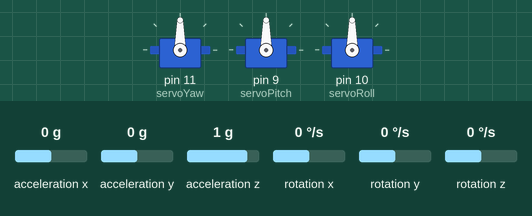
This sketch was run on a simulated Arduino Uno, built for the host (arithmetic inside an expression is 32-bit, double 64-bit). Parts: 3 × servo. Inputs (shaded band) come from the test bench; at power-on: acceleration x 0 g, rotation z 0 °/s, acceleration y 0 g, acceleration z 1 g, rotation x 0 °/s, rotation y 0 °/s. The local clock reads 2024-03-15 10:24:30 at power-on unless the sketch sets it; storage starts empty; what the sketch prints to the serial monitor is not drawn.

Above: at 3.6 s.
3.7 s: acceleration x set to -1.4 g
At 5.9 s:
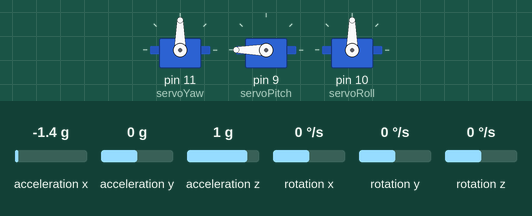
6.2 s: rotation z set to -192 °/s
At 6.65 s:
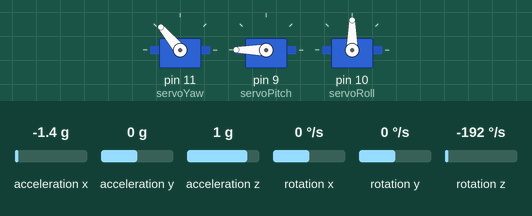
9.2 s: acceleration y set to -1.4 g
At 9.69 s:
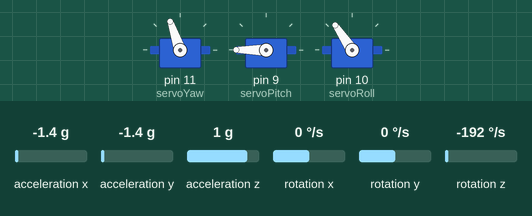
12.2 s: acceleration z set to -1.4 g
15.2 s: acceleration x set to 0 g
At 15.47 s:
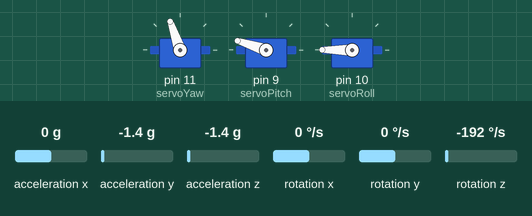
18.2 s: acceleration y set to 0 g
At 18.51 s:
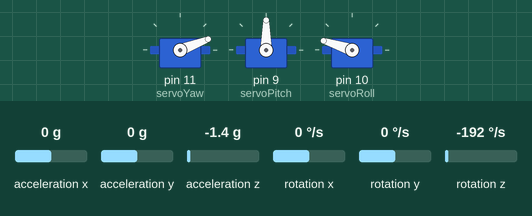
Timing chart, 0 to 22.2 s (numbered marks = the images above; inputs shaded):
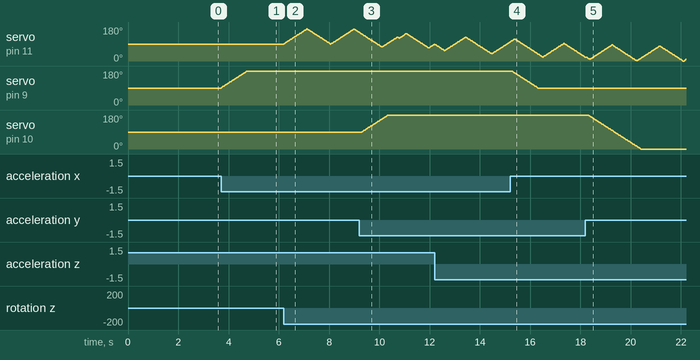

The sketch:

untested_combined_code.ino
```cpp
#include <Wire.h>
#include <Servo.h>
#include "MPU6050_6Axis_MotionApps20.h"
#include <PID_v1.h>
#include <SPI.h>
#include <SD.h>
#include <RTClib.h>
#include <MPU6050.h>

#define SD_CS 4  // Select pin for SD card module

RTC_DS3231 rtc;
MPU6050 mpu;
File dataFile;

// ----- Servo Objects -----
Servo servoYaw, servoPitch, servoRoll;

// ----- PID Variables -----
double inputYaw, outputYaw, setpointYaw = 0;
double inputPitch, outputPitch, setpointPitch = 0;
double inputRoll, outputRoll, setpointRoll = 0;

// ----- Sensor Low-Pass Filter Constants -----
const double LPF_ALPHA = 0.75;
const double LPF_ALPHA_ROLL = 0.65;

// ----- Filtered Sensor Values -----
double filteredYaw = 0, filteredPitch = 0, filteredRoll = 0;

// ----- PID Tuning Parameters -----
PID pidYaw(&inputYaw, &outputYaw, &setpointYaw, 1.5, 0.0, 0.5, DIRECT);
PID pidPitch(&inputPitch, &outputPitch, &setpointPitch, 2.5, 0.005, 0.001, DIRECT);
PID pidRoll(&inputRoll, &outputRoll, &setpointRoll, 1.5, 0.005, 0.002, DIRECT);

// ----- MPU6050 DMP Variables -----
uint8_t mpuIntStatus;
uint16_t packetSize;
uint8_t fifoBuffer[64];
Quaternion q;
VectorFloat gravity;
float ypr[3];  // [yaw, pitch, roll]

// ----- Offsets for Zeroing -----
double yawOffset = 0, pitchOffset = 0, rollOffset = 0;

// ----- Servo Limits -----
#define SERVO_MIN 0
#define SERVO_MAX 180

// ----- Incremental Servo Movement Variables -----
int currentServoYaw   = 90;
int currentServoPitch = 90;
int currentServoRoll  = 90;
const int MAX_STEP = 2;

// ----- Dynamic Yaw Drift Correction Variables -----
float dynamicDriftOffset = 0.0;
const float DRIFT_CORRECTION_FACTOR = 0.02;
float lastFilteredYaw = 0;
float yawHold = 0;

// ----- Additional Output Filtering Variables -----
const double LPF_OUTPUT_ALPHA = .98;
static double filteredOutputYaw = 0, filteredOutputPitch = 0, filteredOutputRoll = 0;

int updateServoPos(int currentPos, int targetPos, int step) {
  if (abs(targetPos - currentPos) <= step)
    return targetPos;
  else if (targetPos > currentPos)
    return currentPos + step;
  else
    return currentPos - step;
}

void setup() {
  Serial.begin(115200);
  Wire.begin();

  if (!rtc.begin()) {
    Serial.println("Couldn't find RTC");
    while (1);
  }

  if (!SD.begin(SD_CS)) {
    Serial.println("SD Card initialization failed!");
    while (1);
  }
  Serial.println("SD Card initialized.");

  Serial.println("Initializing MPU6050...");
  mpu.initialize();
  if (!mpu.testConnection()) {
    Serial.println("MPU6050 connection failed!");
    while (1);
  }

  Serial.println("Enabling DMP...");
  mpu.dmpInitialize();
  mpu.setDMPEnabled(true);
  mpuIntStatus = mpu.getIntStatus();
  packetSize = mpu.dmpGetFIFOPacketSize();
  Serial.println("MPU6050 Ready");

  delay(1000);

  const int NUM_SAMPLES = 50;
  double sumYaw = 0, sumPitch = 0, sumRoll = 0;
  int validSamples = 0;
  for (int i = 0; i < NUM_SAMPLES; i++) {
    if ((mpuIntStatus & 0x10) || mpu.getFIFOCount() >= 1024) {
      mpu.resetFIFO();
      Serial.println("FIFO Overflow during calibration! Resetting...");
      continue;
    }
    while (mpu.getFIFOCount() < packetSize) {
      delay(5);
    }
    mpu.getFIFOBytes(fifoBuffer, packetSize);
    mpu.dmpGetQuaternion(&q, fifoBuffer);
    mpu.dmpGetGravity(&gravity, &q);
    mpu.dmpGetYawPitchRoll(ypr, &q, &gravity);
    sumYaw   += ypr[0] * 180.0 / M_PI;
    sumPitch += ypr[1] * 180.0 / M_PI;
    sumRoll  += ypr[2] * 180.0 / M_PI;
    validSamples++;
    delay(10);
  }
  if (validSamples > 0) {
    yawOffset   = sumYaw / validSamples;
    pitchOffset = sumPitch / validSamples;
    rollOffset  = sumRoll / validSamples;
  }
  Serial.print("Offsets -> Yaw: "); Serial.print(yawOffset);
  Serial.print(", Pitch: "); Serial.print(pitchOffset);
  Serial.print(", Roll: "); Serial.println(rollOffset);

  servoYaw.attach(11);
  servoPitch.attach(9);
  servoRoll.attach(10);

  pidYaw.SetMode(AUTOMATIC);
  pidPitch.SetMode(AUTOMATIC);
  pidRoll.SetMode(AUTOMATIC);

  pidYaw.SetOutputLimits(-60, 60);
  pidPitch.SetOutputLimits(-60, 60);
  pidRoll.SetOutputLimits(-60, 60);

  servoYaw.write(currentServoYaw);
  servoPitch.write(currentServoPitch);
  servoRoll.write(currentServoRoll);

  yawHold = 0;
}

void loop() {
  int16_t ax, ay, az;
  mpu.getAcceleration(&ax, &ay, &az);
  DateTime now = rtc.now();

  dataFile = SD.open("log.txt", FILE_WRITE);
  if (dataFile) {
    dataFile.print(now.year()); dataFile.print("/");
    dataFile.print(now.month()); dataFile.print("/");
    dataFile.print(now.day()); dataFile.print(" ");
    dataFile.print(now.hour()); dataFile.print(":");
    dataFile.print(now.minute()); dataFile.print(":");
    dataFile.print(now.second()); dataFile.print(", ");
    dataFile.print(ax); dataFile.print(", ");
    dataFile.print(ay); dataFile.print(", ");
    dataFile.print(az); dataFile.print(", ");
    dataFile.print(filteredYaw); dataFile.print(", ");
    dataFile.print(filteredPitch); dataFile.print(", ");
    dataFile.print(filteredRoll); dataFile.print(", ");
    dataFile.print(currentServoYaw); dataFile.print(", ");
    dataFile.print(currentServoPitch); dataFile.print(", ");
    dataFile.print(currentServoRoll); dataFile.print(", ");
    dataFile.print(outputYaw); dataFile.print(", ");
    dataFile.print(outputPitch); dataFile.print(", ");
    dataFile.println(outputRoll);
    dataFile.close();
  }

  if ((mpuIntStatus & 0x10) || mpu.getFIFOCount() >= 1024) {
    mpu.resetFIFO();
    Serial.println("FIFO Overflow! Resetting...");
    return;
  }

  if (mpu.getFIFOCount() >= packetSize) {
    mpu.getFIFOBytes(fifoBuffer, packetSize);
    mpu.dmpGetQuaternion(&q, fifoBuffer);
    mpu.dmpGetGravity(&gravity, &q);
    mpu.dmpGetYawPitchRoll(ypr, &q, &gravity);

    double rawYaw   = (ypr[0] * 180.0 / M_PI) - yawOffset;
    double rawPitch = (ypr[1] * 180.0 / M_PI) - pitchOffset;
    double rawRoll  = (ypr[2] * 180.0 / M_PI) - rollOffset;

    filteredYaw   = LPF_ALPHA * rawYaw   + (1 - LPF_ALPHA) * filteredYaw;
    filteredPitch = LPF_ALPHA * rawPitch + (1 - LPF_ALPHA) * filteredPitch;
    filteredRoll  = LPF_ALPHA_ROLL * rawRoll + (1 - LPF_ALPHA_ROLL) * filteredRoll;

    float yawRate = abs(filteredYaw - lastFilteredYaw);
    lastFilteredYaw = filteredYaw;

    if (yawRate < 1.0) {
      dynamicDriftOffset = (1 - DRIFT_CORRECTION_FACTOR) * dynamicDriftOffset +
                           DRIFT_CORRECTION_FACTOR * filteredYaw;
    }
    float correctedYaw = filteredYaw - dynamicDriftOffset;

    if (yawRate > 2.0) {
      int targetYawPos = constrain(map(correctedYaw, -60, 60, SERVO_MIN, SERVO_MAX), SERVO_MIN, SERVO_MAX);
      currentServoYaw = updateServoPos(currentServoYaw, targetYawPos, MAX_STEP);
    } else {
      yawHold = correctedYaw;
      inputYaw = correctedYaw - yawHold;
      pidYaw.Compute();
      filteredOutputYaw = LPF_OUTPUT_ALPHA * outputYaw + (1 - LPF_OUTPUT_ALPHA) * filteredOutputYaw;
      const double DEAD_BAND = 14.0;
      if (abs(filteredOutputYaw) < DEAD_BAND)
        filteredOutputYaw = 0;
      int targetYawPos = constrain(map(filteredOutputYaw, -60, 60, SERVO_MIN, SERVO_MAX), SERVO_MIN, SERVO_MAX);
      currentServoYaw = updateServoPos(currentServoYaw, targetYawPos, MAX_STEP);
    }

    inputPitch = filteredPitch;
    inputRoll = filteredRoll;
    pidPitch.Compute();
    pidRoll.Compute();
    filteredOutputPitch = LPF_OUTPUT_ALPHA * outputPitch + (1 - LPF_OUTPUT_ALPHA) * filteredOutputPitch;
    filteredOutputRoll  = LPF_OUTPUT_ALPHA * outputRoll  + (1 - LPF_OUTPUT_ALPHA) * filteredOutputRoll;
    if (abs(filteredOutputPitch) < 8.0) filteredOutputPitch = 0;
    if (abs(filteredOutputRoll) < 8.0)  filteredOutputRoll  = 0;
    int targetPitchPos = constrain(map(filteredOutputPitch, -60, 60, SERVO_MIN, SERVO_MAX), SERVO_MIN, SERVO_MAX);
    int targetRollPos  = constrain(map(filteredOutputRoll,  -60, 60, SERVO_MIN, SERVO_MAX), SERVO_MIN, SERVO_MAX);

    currentServoPitch = updateServoPos(currentServoPitch, targetPitchPos, MAX_STEP);
    currentServoRoll  = updateServoPos(currentServoRoll,  targetRollPos,  MAX_STEP);

    servoYaw.write(currentServoYaw);
    servoPitch.write(currentServoPitch);
    servoRoll.write(currentServoRoll);

    static unsigned long lastUpdate = 0;
    if (millis() - lastUpdate > 200) {
      lastUpdate = millis();
      Serial.print("Raw -> Yaw: "); Serial.print(rawYaw);
      Serial.print(" | Pitch: "); Serial.print(rawPitch);
      Serial.print(" | Roll: "); Serial.print(rawRoll);
      Serial.print(" || Filtered -> Yaw: "); Serial.print(filteredYaw);
      Serial.print(" || Corrected Yaw: "); Serial.print(correctedYaw);
      Serial.print(" || YawRate: "); Serial.print(yawRate);
      Serial.print(" || Servo -> Yaw: "); Serial.println(currentServoYaw);
    }
  }
  delay(2);
}
```

Measured:
- after the input at 3.7 s, servo on pin 9 (servoPitch): moves from 90° to 180° over 1.0 s, starting at once
- after the input at 9.2 s, servo on pin 10 (servoRoll): moves from 90° to 180° over 1.0 s, starting after 0.11 s
- after the input at 15.2 s, servo on pin 9 (servoPitch): moves from 180° to 90° over 1.0 s, starting after 0.08 s
- after the input at 18.2 s, servo on pin 10 (servoRoll): moves from 180° to 0° over 2.1 s, starting after 0.12 s
